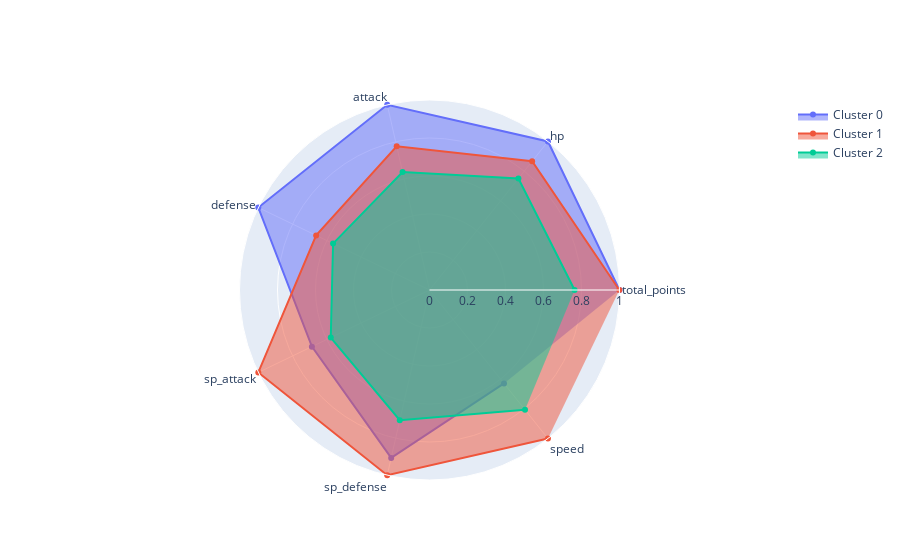

Notebook cell for this chart:
### Code cell
#Radar plot: Attempt to plot as % of max of column

#Plot features (columns) as theta (angle). Use the data grouped by the clusters
angle = mean_df.columns
cluster_list = [0,1,2]
# 3: Initialize plot/figure
chart = go.Figure()

# Loop over each cluster 
for i in cluster_list:
    # Select column values in df_scaled
    radius = max_df.loc[i].values
    # Plot values
    chart .add_trace(go.Scatterpolar
        (r = radius,
        theta = angle,
        fill = "toself",
        name = f'Cluster {i}'
            )
        )
# Add labels etc
chart.update_layout(
polar=dict (radialaxis = dict(visible = True,range=[0,1])),
showlegend=True
        )

chart.show()

### Figure 1 — Plotly figure (JSON) as saved in the notebook; plotly's stock layout.template omitted (floating-point values rounded to 4 significant figures)
{"data": [{"fill": "toself", "name": "Cluster 0", "r": [1, 1, 1, 1, 0.687, 0.9063, 0.6289], "theta": ["total_points", "hp", "attack", "defense", "sp_attack", "sp_defense", "speed"], "type": "scatterpolar", "visible": true}, {"fill": "toself", "name": "Cluster 1", "r": [0.9992, 0.8664, 0.7761, 0.6622, 1, 1, 1], "theta": ["total_points", "hp", "attack", "defense", "sp_attack", "sp_defense", "speed"], "type": "scatterpolar", "visible": true}, {"fill": "toself", "name": "Cluster 2", "r": [0.7636, 0.7506, 0.6373, 0.5633, 0.5767, 0.703, 0.8062], "theta": ["total_points", "hp", "attack", "defense", "sp_attack", "sp_defense", "speed"], "type": "scatterpolar", "visible": true}], "layout": {"autosize": true, "polar": {"angularaxis": {"type": "category"}, "radialaxis": {"autorange": false, "range": [0, 1], "type": "linear", "visible": true}}, "showlegend": true}}
